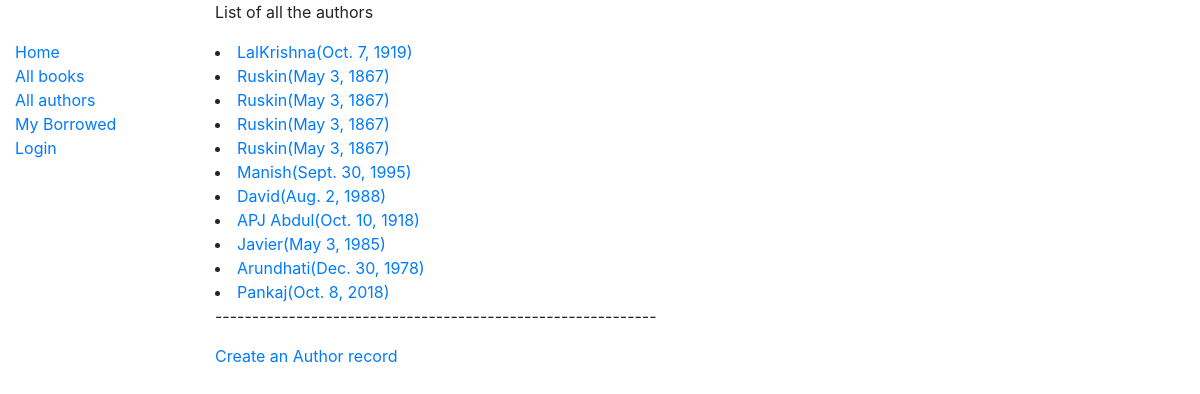
Screenshot of /catalog/authors/ with the database file from the repository.
### catalog/models.py (models this page shows, shortened)
class Author(models.Model):
	first_name=models.CharField(max_length=20)
	date_of_birth=models.DateField(null=False,blank=False)
	date_of_death=models.DateField(null=True,blank=True)
	last_name=models.CharField(max_length=20)
	class Meta:
		ordering=['last_name','first_name']

### catalog/views.py (the view)
# urls.py: path('authors/',views.AuthorsListView.as_view(),name="authors"),
class AuthorsListView(generic.ListView):
	model=Author
	context="author_list"

### catalog/templates/catalog/author_list.html
{% extends 'catalog/base_generic.html' %}
{% block content %}
<p>List of all the authors</p>
	{% for value in author_list %}
		<li>
			<a href ="{% url 'author-detail' value.id %}">{{value.first_name}}({{value.date_of_birth}})</a>
		</li>
	{% endfor %}
	<p>------------------------------------------------------------</p>
	<p><a href="{% url 'author_create' %}"> Create an Author record</p>
{% endblock %}

### rows the page displays
Author: first_name "LalKrishna", date_of_birth "Oct. 7, 1919"
Author: first_name "Ruskin", date_of_birth "May 3, 1867"
Author: first_name "Ruskin", date_of_birth "May 3, 1867"
Author: first_name "Ruskin", date_of_birth "May 3, 1867"
Author: first_name "Ruskin", date_of_birth "May 3, 1867"
Author: first_name "Manish", date_of_birth "Sept. 30, 1995"
Author: first_name "David", date_of_birth "Aug. 2, 1988"
Author: first_name "APJ Abdul", date_of_birth "Oct. 10, 1918"
Author: first_name "Javier", date_of_birth "May 3, 1985"
Author: first_name "Arundhati", date_of_birth "Dec. 30, 1978"
Author: first_name "Pankaj", date_of_birth "Oct. 8, 2018"
